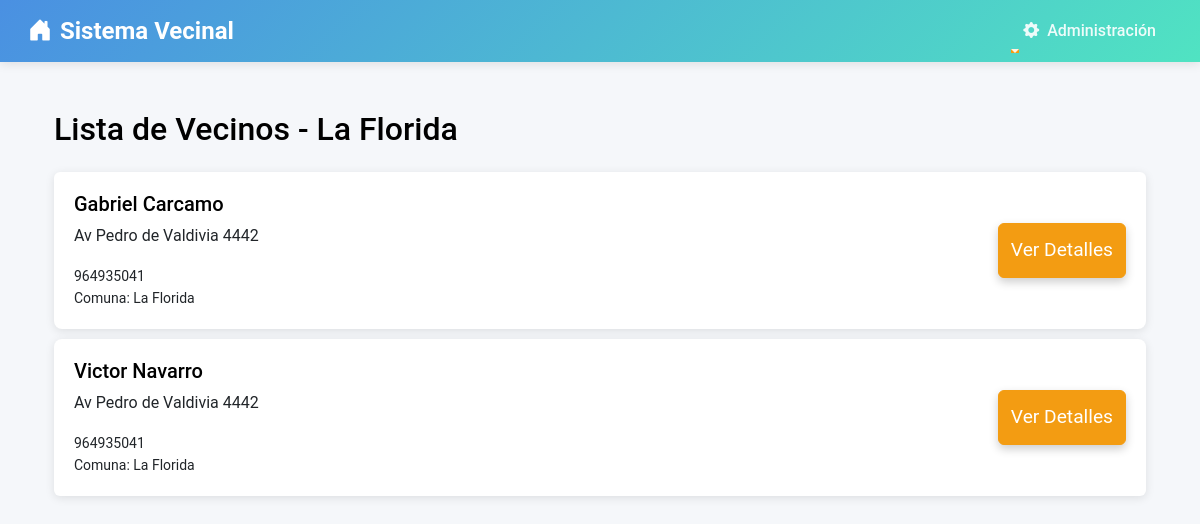
/vecinos/ (signed in), run on an earlier commit of the app's database.
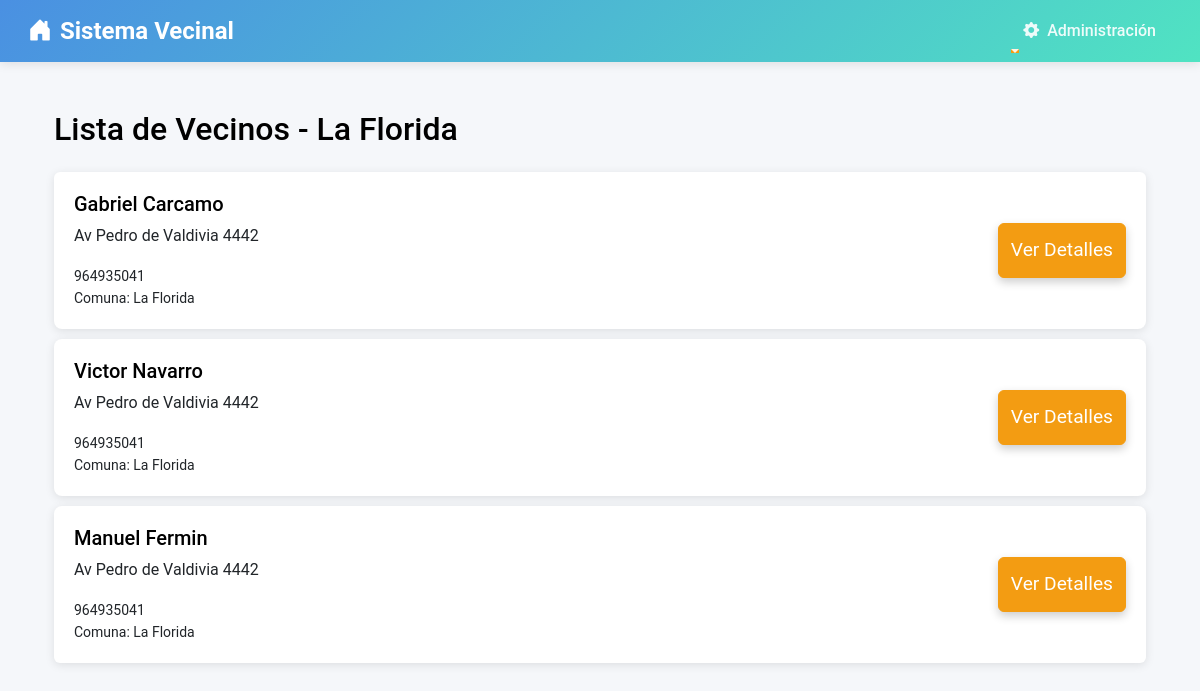
And on a later commit of the database.
### junta_vecinos/models.py (models this page shows, shortened)
class Vecino(models.Model):
    COMUNA_CHOICES = [
        ('ÑUÑOA', 'Ñuñoa'),
        ('PUENTE_ALTO', 'Puente Alto'),
        ('LA_FLORIDA', 'La Florida'),
    ]
    user = models.OneToOneField(User, on_delete=models.CASCADE)
    nombres = models.CharField(max_length=255)
    apellidos = models.CharField(max_length=255)
    direccion = models.CharField(max_length=255)
    telefono = models.CharField(max_length=15)
    fecha_nacimiento = models.DateField()
    rut = models.CharField(max_length=12, unique=True)
    comuna = models.CharField(max_length=20, choices=COMUNA_CHOICES, default='ÑUÑOA')
    administrador = models.ForeignKey(AdministradorComuna, on_delete=models.SET_NULL, null=True, related_name='vecinos')

### junta_vecinos/views.py (the view)
# urls.py: path('vecinos/', views.lista_vecinos, name='lista_vecinos'),
@user_passes_test(is_admin)
@login_required
def lista_vecinos(request):
    admin = request.user.administradorcomuna
    vecinos = Vecino.objects.filter(comuna=admin.comuna)
    return render(request, 'junta_vecinos/lista_vecinos.html', {'vecinos': vecinos})

### junta_vecinos/views.py (called while the page is built)
def is_admin(user):
    return hasattr(user, 'administradorcomuna')  # Solo permite el acceso si el usuario es un superusuario (admin)

### junta_vecinos/templates/junta_vecinos/lista_vecinos.html (shortened to what this page needs)
{% extends 'junta_vecinos/base.html' %}
{% block content %}
<div class="container mt-5">
    <h2 class="mb-4">Lista de Vecinos - {{ request.user.administradorcomuna.get_comuna_display }}</h2>
    <ul class="list-group">
        {% for vecino in vecinos %}
            <li class="list-group-item d-flex justify-content-between align-items-center">
                <div>
                    <h5>{{ vecino.nombres }} {{ vecino.apellidos }}</h5>
                    <p>{{ vecino.direccion }}</p>
                    <small>{{ vecino.telefono }}</small>
                    <small class="d-block">Comuna: {{ vecino.get_comuna_display }}</small>
                </div>
                <a href="#" class="btn btn-primary">Ver Detalles</a>
            </li>
        {% endfor %}
    </ul>
</div>
{% endblock %}

What changed in the data, as far as the page shows it:
added Vecino: nombres "Manuel", apellidos "Fermin", direccion "Av Pedro de Valdivia 4442", telefono "964935041", comuna "La Florida"
